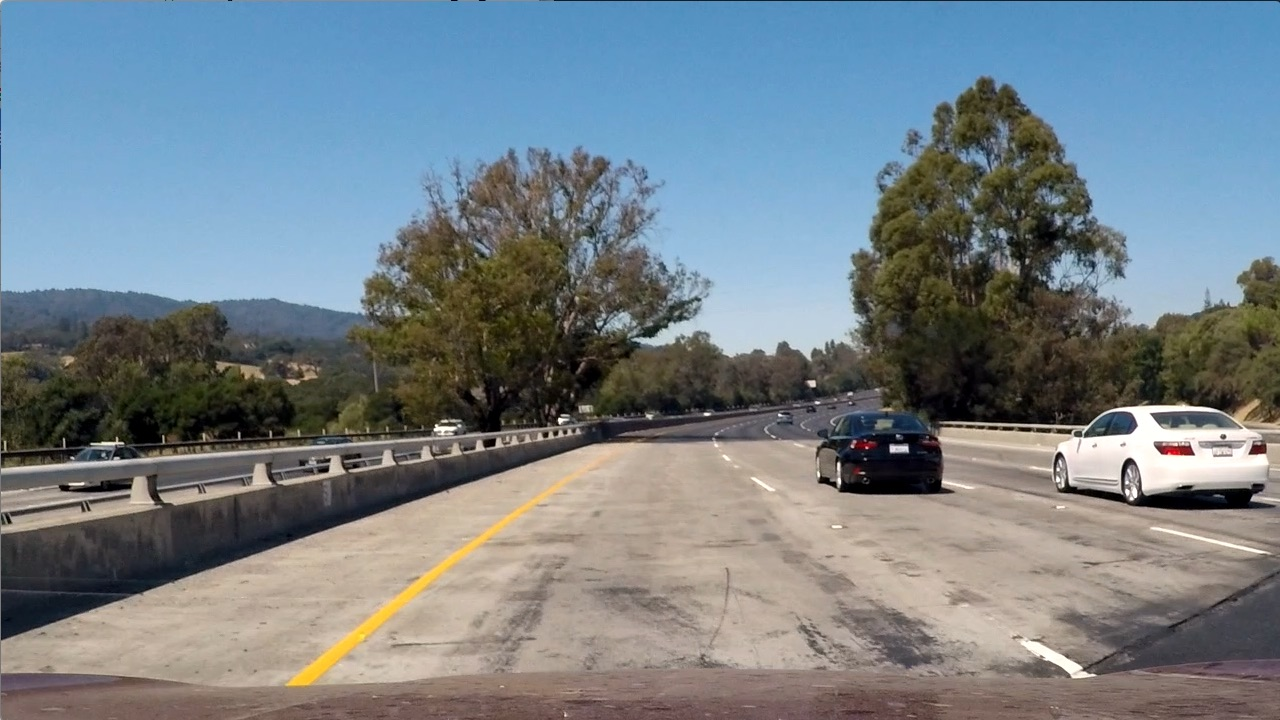
#> input picture test_images/test1.jpg, 1280 x 720 px
$ python lane_utils.py   (older library calls are emulated)
#> lines starting #> are read from the running program, lines starting #| are printed output that depends on the picture
### binarization_utils.py
from args import *
from calibration_utils import undist_img

'''
Functions:
    threshold()
'''
def threshold(img, image_type='RGB', s_thresh=(50, 255), sx_thresh=(20, 100)):

    '''
    Input: RGB image
    Output: Color binary image

    The function takes an RGB image and undergoes following steps:
    1. Undistortion
    2. Cnvert the image into HLS color space
    3. Apply sobel x and threshold gradient
    4. Apply color gradient on s channel
    5. Stack the images for color binary
    '''

    # Convert the image into HLS color space
    if image_type == 'RGB':
        hls = cv2.cvtColor(img, cv2.COLOR_RGB2HLS)
    if image_type == 'BGR':
        hls = cv2.cvtColor(img, cv2.COLOR_BGR2HLS)
    s_channel = hls[:,:,2]

    # Sobel x
    sobelx = cv2.Sobel(s_channel, cv2.CV_64F, 1, 0) # Gradient in the X direction
    abs_sobelx = np.absolute(sobelx)
    scaled_sobel = np.uint8(255*abs_sobelx/np.max(abs_sobelx)) # Convert values into uint8

    # Threshold x gradient
    sx_binary = np.zeros_like(scaled_sobel)
    sx_binary[(scaled_sobel >= sx_thresh[0]) & (scaled_sobel <= sx_thresh[1])] = 1

    # Threshold color channel
    s_binary = np.zeros_like(s_channel)
    s_binary[(s_channel >= s_thresh[0]) & (s_channel <= s_thresh[1])]

    # Stack each channel to provide color binary
    color_binary = np.dstack((np.zeros_like(sx_binary), sx_binary, s_binary)) * 255
    color_binary = cv2.cvtColor(color_binary, cv2.COLOR_RGB2GRAY)
    return color_binary

# [12 lines that do not run on import are left out]


### perspective_utils.py
from args import *

def birds_eye(img):
    #gray = cv2.cvtColor(img, cv2.COLOR_RGB2GRAY)
    img_size = (img.shape[1], img.shape[0])
    width , height = img_size
    src = np.float32([[220, 700],
                    [600, 460],
                    [750, 460],
                    [1180, 700]])
    dst = np.float32([[220, 700],
                    [220, 0],
                    [1180, 0],
                    [1180, 700]])
    M = cv2.getPerspectiveTransform(src, dst)
    warped_img = cv2.warpPerspective(img, M, (img_size))
    return warped_img, M


# [10 lines that do not run on import are left out]

### lane_utils.py
from args import *
from binarization_utils import threshold
from perspective_utils import birds_eye

'''
Functions:
    hist()
    find_lane_pixels()
    fit_polynomial()

'''
def hist(img):
    bottom_half = img[img.shape[0]//2:,:]
    histogram = np.sum(bottom_half, axis=0)
    return histogram

def find_lane_pixels(warped):
    '''
    Input: Bird's eye view (warped image: binary image)
    Ouput: Actiavted pixel positions & the image

    Steps:
    1. Get histogram of the image
        midpoint: to divide the image in left and right half
        Left half: get argmax of the lft half for left lane base pixel
        Right half similar to left half
    2. Detection of sliding windows and the respective centroids
    '''
    histogram = hist(warped)
    out_img = np.dstack((warped, warped, warped))*255
    # Find the peak of the left and right halves of the histogram
    # These will be the starting point for the left and right lines
    midpoint = np.int(histogram.shape[0]//2)
    leftx_base = np.argmax(histogram[:midpoint])
    rightx_base = np.argmax(histogram[midpoint:]) + midpoint

    # HYPERPARAMETERS
    # Choose the number of sliding windows
    nwindows = 9
    # Set the width of the windows +/- margin
    margin = 100
    # Set minimum number of pixels found to recenter window
    minpix = 50

    # Set height of windows - based on nwindows above and image shape
    window_height = np.int(warped.shape[0]//nwindows)
    # Identify the x and y positions of all nonzero (i.e. activated) pixels in the image
    nonzero = warped.nonzero()
    nonzeroy = np.array(nonzero[0])
    nonzerox = np.array(nonzero[1])
    # Current positions to be updated later for each window in nwindows
    leftx_current = leftx_base
    rightx_current = rightx_base

    # Create empty lists to receive left and right lane pixel indices
    left_lane_inds = []
    right_lane_inds = []
    for window in range(nwindows):
        # Identify window boundaries in x and y (and right and left)
        win_y_high = warped.shape[0] - window*window_height
        win_y_low = win_y_high - window_height
        win_xleft_low = leftx_current - margin
        win_xleft_high = leftx_current + margin
        win_xright_low = rightx_current - margin
        win_xright_high = rightx_current + margin

        # Draw the rectangles with the identified indices for left and right side
        # Left window
        cv2.rectangle(out_img,
                     (win_xleft_low, win_y_low),
                     (win_xleft_high, win_y_high),
                     (0,255,0),
                     2)
        # Right window
        cv2.rectangle(out_img,
                     (win_xright_low, win_y_low),
                     (win_xright_high, win_y_high),
                     (0,255,0),
                     2)

        # Identify the nonzero pixels in x and y within the window #
        good_left_inds = ((nonzeroy >= win_y_low) & (nonzeroy < win_y_high) &
        (nonzerox >= win_xleft_low) &  (nonzerox < win_xleft_high)).nonzero()[0]
        good_right_inds = ((nonzeroy >= win_y_low) & (nonzeroy < win_y_high) &
        (nonzerox >= win_xright_low) &  (nonzerox < win_xright_high)).nonzero()[0]


        # Append these indices to the lists
        left_lane_inds.append(good_left_inds)
        right_lane_inds.append(good_right_inds)

        # If you found > minpix pixels, recenter next window on their mean position
        if len(good_left_inds) > minpix:
            leftx_current = np.int(np.mean(nonzerox[good_left_inds]))
        if len(good_right_inds) > minpix:
            rightx_current = np.int(np.mean(nonzerox[good_right_inds]))
        # Concatenate the arrays of indices
    try:
        left_lane_inds = np.concatenate(left_lane_inds)
        right_lane_inds = np.concatenate(right_lane_inds)
    except ValueError:
        # Avoids an error if the above is not implemented fully
        pass

    # Extract left and right line pixel positions in the windows
    leftx = nonzerox[left_lane_inds]
    lefty = nonzeroy[left_lane_inds]
    rightx = nonzerox[right_lane_inds]
    righty = nonzeroy[right_lane_inds]

    return leftx, lefty, rightx, righty, out_img

def fit_polynomial(warped):
    # Find lane pixes
    leftx, lefty, rightx, righty, out_img = find_lane_pixels(warped)
    left_fit = np.polyfit(lefty, leftx, 2)
    right_fit = np.polyfit(righty, rightx, 2)

    ploty = np.linspace(0, warped.shape[0]-1, warped.shape[0] )
    try:
        left_fitx = left_fit[0]*ploty**2 + left_fit[1]*ploty + left_fit[2]
        right_fitx = right_fit[0]*ploty**2 + right_fit[1]*ploty + right_fit[2]
    except TypeError:
        # Avoids an error if `left` and `right_fit` are still none or incorrect
        print('The function failed to fit a line!')
        left_fitx = 1*ploty**2 + 1*ploty
        right_fitx = 1*ploty**2 + 1*ploty

    ## Visualization ##
    # Colors in the left and right lane regions
    out_img[lefty, leftx] = [255, 0, 0]
    out_img[righty, rightx] = [0, 0, 255]
    try:
        out_img[np.int_(ploty), np.int_(left_fitx)] = [255, 255, 255]
        out_img[np.int_(ploty), np.int_(right_fitx)] = [255, 255, 255]
    except:
        pass
    return left_fitx, right_fitx, ploty, out_img

def search_around_poly(warped):
    # HYPERPARAMTER
    # Choose the width of the margin around the previous polynomial
    margin = 100

    # Grab activated pixels
    nonzero = warped.nonzero()
    nonzeroy = np.array(nonzero[0])
    nonzerox = np.array(nonzero[1])

    leftx, lefty, rightx, righty, out_img = find_lane_pixels(warped)
    left_fit = np.polyfit(lefty, leftx, 2)
    right_fit = np.polyfit(righty, rightx, 2)
    ploty = np.linspace(0, warped.shape[0]-1, warped.shape[0])

    left_fitx = left_fit[0]*(nonzeroy**2) + left_fit[1]*nonzeroy + left_fit[2]
    right_fitx = right_fit[0]*(nonzeroy**2) + right_fit[1]*nonzeroy + right_fit[2]


    # Set the area search based on activated X values
    left_lane_inds = ((nonzerox > left_fitx - margin) & (nonzerox < left_fitx + margin))
    right_lane_inds = ((nonzerox > right_fitx - margin) & (nonzerox < right_fitx + margin))

    leftx = nonzerox[left_lane_inds]
    lefty = nonzeroy[left_lane_inds]
    rightx = nonzerox[right_lane_inds]
    righty = nonzeroy[right_lane_inds]
    # Fit new polynomials
    left_fitx, right_fitx, ploty, image = fit_polynomial(warped)

    ## Visuallization
    # Create an image to draw on
    # CStack the warped image which will be usefull give different colors for left and right lanes
    out_img = np.dstack((warped, warped, warped))*255
    window_img = np.zeros_like(out_img)
    # Color in left and right line pixels
    out_img[lefty, leftx] = [255, 0, 0]
    out_img[righty, rightx] = [0, 0, 255]

    # Generate a polygon to illustrate the search window area
    # And recast the x and y points into usable format for cv2.fillPoly()
    left_line_window1 = np.array([np.transpose(np.vstack([left_fitx-margin, ploty]))])
    left_line_window2 = np.array([np.flipud(np.transpose(np.vstack([left_fitx+margin,
                              ploty])))])
    left_line_pts = np.hstack((left_line_window1, left_line_window2))
    right_line_window1 = np.array([np.transpose(np.vstack([right_fitx-margin, ploty]))])
    right_line_window2 = np.array([np.flipud(np.transpose(np.vstack([right_fitx+margin,
                              ploty])))])
    right_line_pts = np.hstack((right_line_window1, right_line_window2))

    # Draw the lane onto the warped blank image
    cv2.fillPoly(window_img, np.int_([left_line_pts]), (0,255, 0))
    cv2.fillPoly(window_img, np.int_([right_line_pts]), (0,255, 0))
    result = cv2.addWeighted(out_img, 1, window_img, 0.3, 0)

    # Plot the polynomial lines onto the image
    plt.plot(left_fitx, ploty, color='yellow')
    plt.plot(right_fitx, ploty, color='yellow')
    ## End visualization steps ##
    return result

if __name__ == '__main__':
    img = mpimg.imread(data_dir + '/test_images/test1.jpg')
#> img is the input picture: shape (720, 1280, 3); mean R, G, B 117.5, 128.7, 135.5
    img = threshold(img, image_type='RGB', s_thresh=(50, 255), sx_thresh=(20, 100))
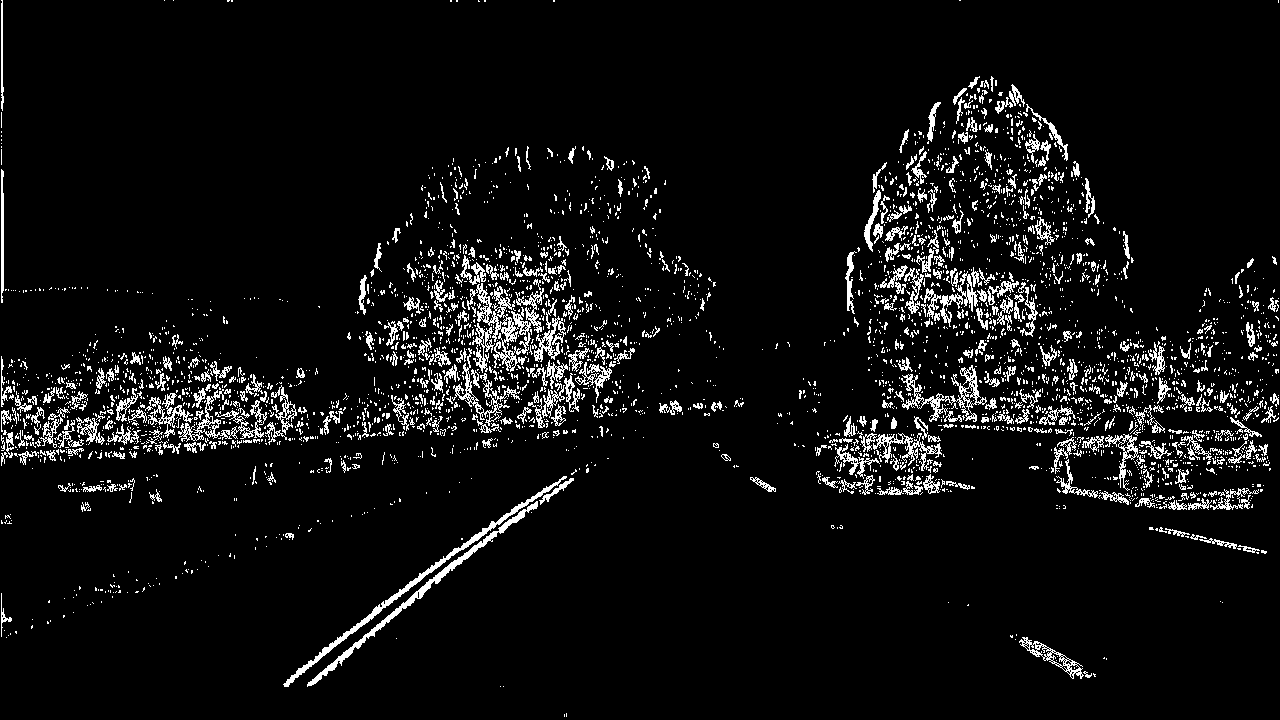
#> img: shape (720, 1280); values 0 (black) and 150 (white), 6.2% white in thin lines or dots
    img, M = birds_eye(img)
#> M = [[-0.684, -1.61, 1129.2], [-3.85e-16, -2, 918.4], [-2.09e-19, -0.00241, 1]]
    left_fitx, right_fitx, ploty, fit_image = fit_polynomial(img)
#> in hist, `bottom_half = img[img.shape[0]//2:,:]`:
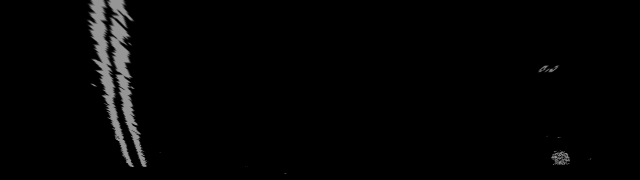
#> bottom_half: shape (360, 1280) (shown at 1/2 size); min 0, max 150, mean 4.4
#> in hist, `histogram = np.sum(bottom_half, axis=0)`: histogram = 1280 values, max 33940 at index 246, min 0 at index 0, mean 1589.6
#> in find_lane_pixels, `leftx_base = np.argmax(histogram[:midpoint])`: leftx_base = 246
#> in find_lane_pixels, `rightx_base = np.argmax(histogram[midpoint:]) + midpoint`: rightx_base = 1111
#> in find_lane_pixels, `nonzero = warped.nonzero()`: nonzero = 41905 positions, rows 0 to 707, columns 149 to 1184
#> in find_lane_pixels, `leftx_current = leftx_base`: leftx_current = 246
#> in find_lane_pixels, `rightx_current = rightx_base`: rightx_current = 1111
#> the loop in find_lane_pixels, `for window in range(nwindows):` made 9 passes
#> (win_xleft_low, win_xleft_high, win_xright_low, win_xright_high, leftx_current, rightx_current) on passes 1, 3, 5, 6, 7, 8, 9: (146, 346, 1011, 1211, 265, 1122), (145, 345, 1022, 1222, 229, 1096), (120, 320, 996, 1196, 215, 1054), (115, 315, 954, 1154, 208, 1052), (108, 308, 952, 1152, 196, 1055), (96, 296, 955, 1155, 203, 1036), (103, 303, 936, 1136, 195, 1035)
#> after the loop in find_lane_pixels, `for window in range(nwindows):`:
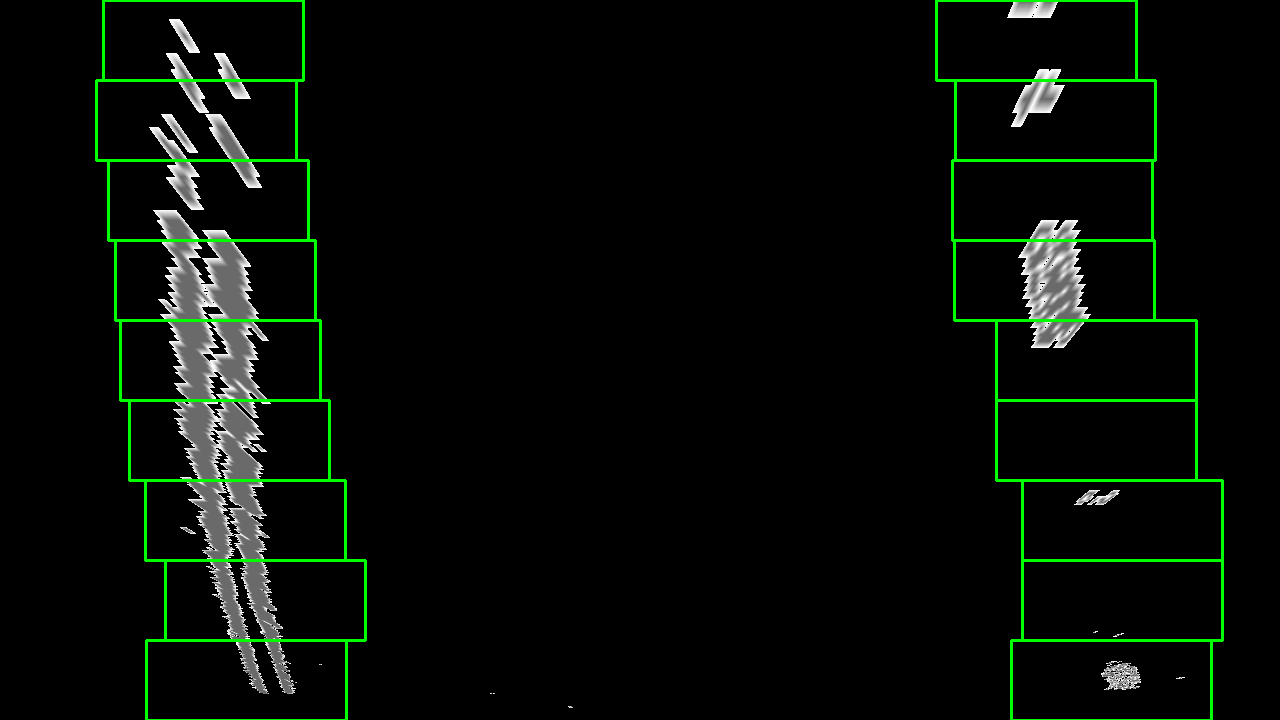
#> out_img: shape (720, 1280, 3); mean of channels 0, 1, 2 6.9, 12.3, 6.9; drawn as R, G, B
#> after the loop in find_lane_pixels, `for window in range(nwindows):`: left_lane_inds = 9 items
#> in find_lane_pixels, `right_lane_inds = np.concatenate(right_lane_inds)`: right_lane_inds = 9873 values, max 41819 at index 775, min 0 at index 8832, mean 14613.9
#> in find_lane_pixels, `rightx = nonzerox[right_lane_inds]`: rightx = 9873 values, max 1184 at index 440, min 1007 at index 9579, mean 1056.1
#> in find_lane_pixels, `righty = nonzeroy[right_lane_inds]`: righty = 9873 values, max 689 at index 764, min 0 at index 8832, mean 270
#> in fit_polynomial, `left_fit = np.polyfit(lefty, leftx, 2)`: left_fit = [0.000193, -0.0427, 202.8]
#> in fit_polynomial, `right_fit = np.polyfit(righty, rightx, 2)`: right_fit = [0.000162, 0.0222, 1034]
#> in fit_polynomial, `left_fitx = left_fit[0]*ploty**2 + left_fit[1]*ploty + left_fit[2]`: left_fitx = 720 values, max 272 at index 719, min 200.5 at index 111, mean 220.8
#> in fit_polynomial, `right_fitx = right_fit[0]*ploty**2 + right_fit[1]*ploty + right_fit[2]`: right_fitx = 720 values from 1034 to 1134
#> right_fitx = 720 values from 1034 to 1134; ploty = 720 values from 0 to 719
    img = search_around_poly(img)
#> the loop in find_lane_pixels (call 2), `for window in range(nwindows):` made 9 passes
#> in search_around_poly, `left_fit = np.polyfit(lefty, leftx, 2)`: left_fit = [0.000193, -0.0427, 202.8]
#> in search_around_poly, `right_fit = np.polyfit(righty, rightx, 2)`: right_fit = [0.000162, 0.0222, 1034]
#> in search_around_poly, `rightx = nonzerox[right_lane_inds]`: rightx = 9873 values, max 1184 at index 9537, min 1007 at index 747, mean 1056.1
#> in search_around_poly, `righty = nonzeroy[right_lane_inds]`: righty = 9873 values from 0 to 689
#> in search_around_poly, `left_fitx, right_fitx, ploty, image = fit_polynomial(warped)`: right_fitx = 720 values from 1034 to 1134
#> in search_around_poly, `out_img[righty, rightx] = [0, 0, 255]`:
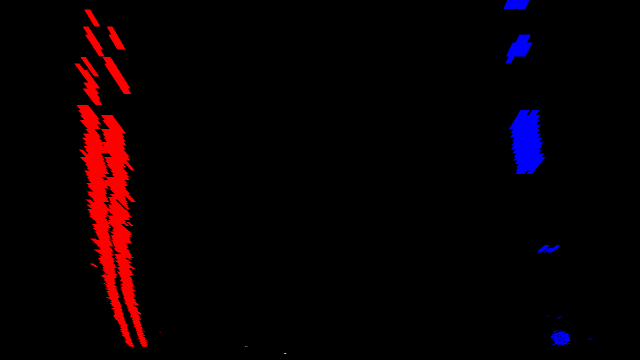
#> out_img: shape (720, 1280, 3) (shown at 1/2 size); mean of channels 0, 1, 2 8.9, 0, 2.7; drawn as R, G, B
#> in search_around_poly, `left_line_window1 = np.array([np.transpose(np.vstack([left_fitx-margin..`: left_line_window1 = 720 pairs, first value 100.5 to 172, second value 0 to 719
#> in search_around_poly, `left_line_window2 = np.array([np.flipud(np.transpose(np.vstack([left_f..`: left_line_window2 = 720 pairs, first value 300.5 to 372, second value 0 to 719
#> in search_around_poly, `left_line_pts = np.hstack((left_line_window1, left_line_window2))`: left_line_pts = 1440 pairs, first value 100.5 to 372, second value 0 to 719
#> in search_around_poly, `right_line_window1 = np.array([np.transpose(np.vstack([right_fitx-marg..`: right_line_window1 = 720 pairs, first value 934 to 1034, second value 0 to 719
#> in search_around_poly, `right_line_window2 = np.array([np.flipud(np.transpose(np.vstack([right..`: right_line_window2 = 720 pairs, first value 1134 to 1234, second value 0 to 719
#> in search_around_poly, `right_line_pts = np.hstack((right_line_window1, right_line_window2))`: right_line_pts = 1440 pairs, first value 934 to 1234, second value 0 to 719
#> in search_around_poly, `cv2.fillPoly(window_img, np.int_([right_line_pts]), (0,255, 0))`:
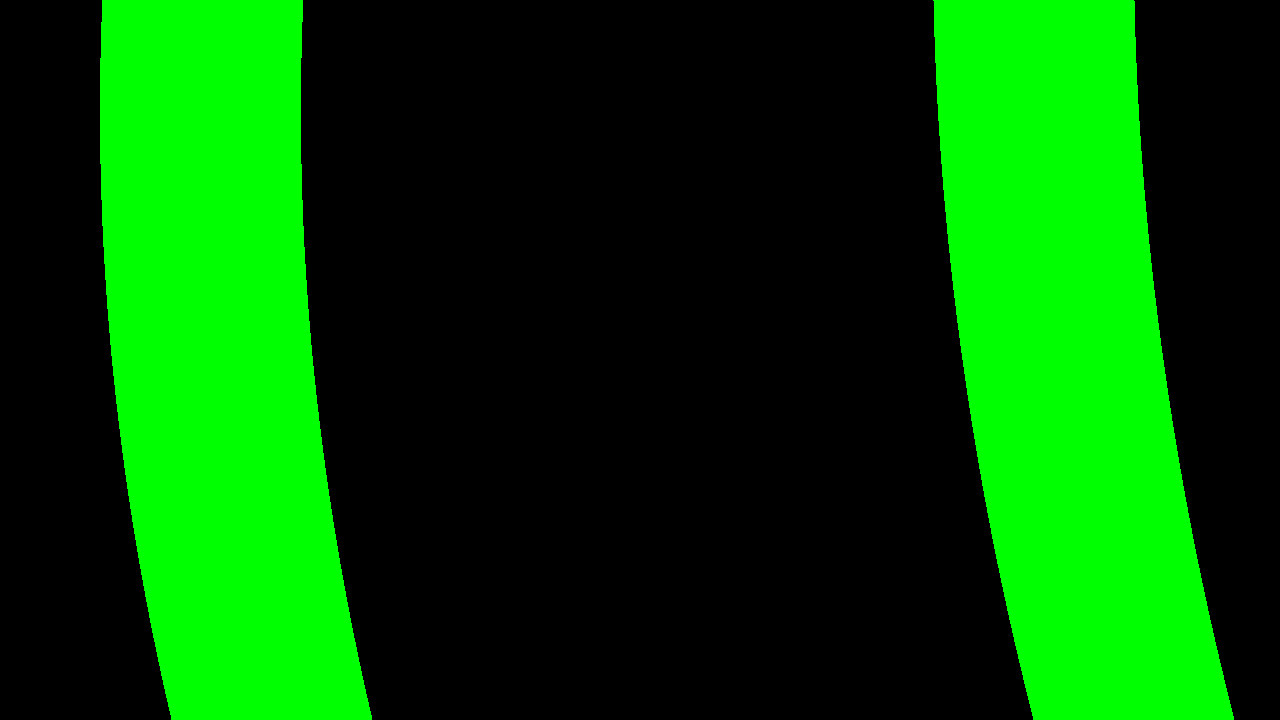
#> window_img: shape (720, 1280, 3); mean of channels 0, 1, 2 0, 80.1, 0; drawn as R, G, B
    plt.imshow(img)
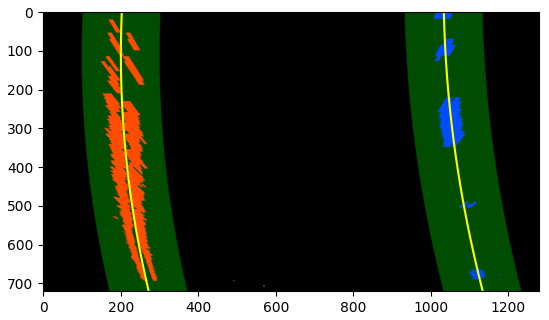
#> figure drawn by matplotlib, 1 panel
